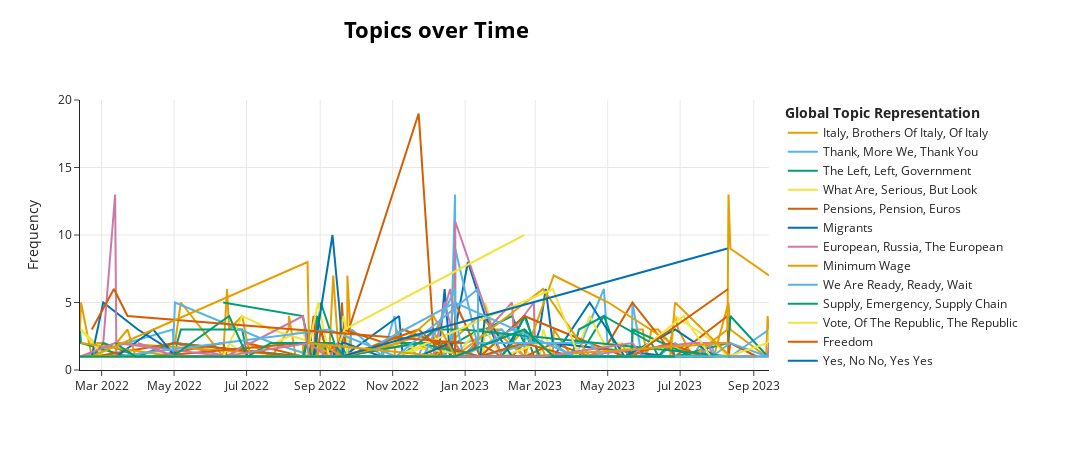

Notebook source saved alongside this figure:
### Markdown cell above
## Topics over time 

Make sure to use a limited number of unique timestamps (<100) as the c-TF-IDF representation will be calculated at each single unique timestamp. Having a large number of unique timestamps can take some time to be calculated. Moreover, there aren't many use-cased where you would like to see the difference in topic representations over more than 100 different timestamps.

### Code cell
topics_over_time = topic_model.topics_over_time(docs, timestamps)
# intertopic_fig = topic_model.visualize_topics_over_time(topics_over_time=topics_over_time, topics=interesting_topics, custom_labels=True)
intertopic_fig = topic_model.visualize_topics_over_time(topics_over_time=topics_over_time, custom_labels=True)

intertopic_fig.write_html(processed_dir + 'html/topics-over-time.html')
intertopic_fig
